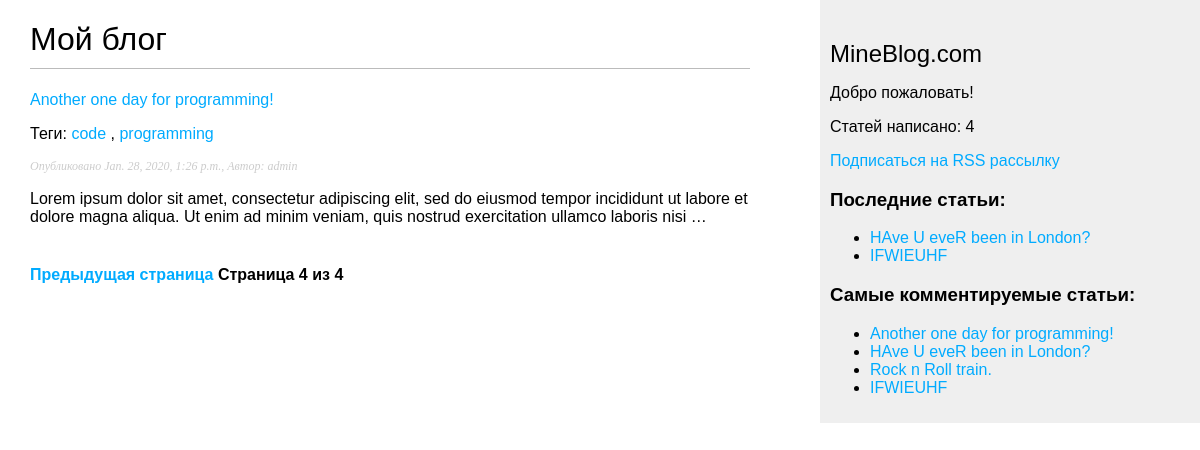
The app's page /blog/?page=4 with its own data.
### blog/models.py (models this page shows, shortened)
class Post(models.Model):
    STATUS_CHOICES = (
        ('draft', 'Draft'),
        ('published', 'Published'),
    )
    title = models.CharField(max_length=200)
    slug = models.SlugField(max_length=200, unique_for_date='publish')
    author = models.ForeignKey(User, on_delete=models.CASCADE, related_name='blog_posts')
    body = models.TextField(max_length=pow(10, 5))
    publish = models.DateTimeField(default=timezone.now)
    created = models.DateTimeField(auto_now_add=True)
    updated = models.DateTimeField(auto_now=True)
    status = models.CharField(max_length=10, choices=STATUS_CHOICES, default='draft')
    tags = TaggableManager()
    class Meta:
        ordering = ('-publish',)
    objects = models.Manager()
    published = PublishedManager()
    def get_absolute_url(self):
        return reverse('blog:post_detail', args=[
            self.publish.year, self.publish.month,
            self.publish.day, self.slug,
        ])

### blog/views.py (the view)
# urls.py: path('', views.post_list, name='post_list'),
def post_list(request, tag_slug=None):
    object_list = Post.published.all()
    tag = None
    if tag_slug:
        tag = get_object_or_404(Tag, slug=tag_slug)
        object_list = object_list.filter(tags__in=[tag])
    paginator = Paginator(object_list, 1)  # means 1 articles for each page
    page = request.GET.get('page')
    try:
        posts = paginator.page(page)
    except PageNotAnInteger:
        posts = paginator.page(1)
    except EmptyPage:
        posts = paginator.page(paginator.num_pages)
    return render(request, 'blog/post/list.html', {'page': page,
                                                   'posts': posts,
                                                   'tag': tag})

### blog/models.py (called while the page is built)
    def get_queryset(self):
        return super().get_queryset().filter(status='published')

### blog/templatetags/blog_tags.py (called while the page is built)
@register.simple_tag  # @register.simple_tag(name='name_of_tag')
def total_posts():
    return Post.published.count()

@register.inclusion_tag('blog/post/latest_posts.html')
def show_latest_posts(count=5):
    latest_posts = Post.published.order_by('-publish')[:count]
    return {'latest_posts': latest_posts}

@register.simple_tag
def get_most_commented_posts(count=5):
    return Post.published.annotate(
        total_comments=Count('comments')
    ).order_by('-total_comments')[:count]

@register.filter(name='markdown')
def markdown_format(text):
    return mark_safe(markdown.markdown(text))

### blog/templates/blog/post/list.html (shortened to what this page needs)
{% extends "blog/base.html" %}
{% load blog_tags %}
{% block content %}
    <h1>
        Мой блог
    </h1>
    {% for post in posts %}
        <a href="{{ post.get_absolute_url }}">{{ post.title }}</a>
        <p class="tags">Теги:
            {% for tag in post.tags.all %}
                <a href="{% url "blog:post_list_by_tag" tag.slug %}">
                    {{ tag.name }}
                </a>
                {% if not forloop.last %}, {% endif %}
            {% endfor %}
        </p>
        <p class="date">Опубликовано {{ post.publish }},
            Автор: {{ post.author }}</p>
        {{ post.body|markdown|truncatewords_html:30 }}
    {% endfor %}
    {% include "pagination.html" with page=posts %}
{% endblock %}

### blog/templates/blog/base.html (shortened to what this page needs)
{% load blog_tags %}
{% load static %}
<!DOCTYPE html>
<html lang="en">
<head>
    <link href="{% static "css/blog.css" %}" rel="stylesheet">
</head>
<body>
<div id="content">
    {% block content %}{% endblock %}
</div>
<div id="sidebar">
    <h2>
        MineBlog.com
    </h2>
    <p>
        Добро пожаловать!
    </p>
    <p>
        Статей написано: {% total_posts %}
    </p>
    <p>
        <a href="{% url "blog:post_feed" %}">Подписаться на RSS рассылку</a>
    </p>
    <h3>
        Последние статьи:
    </h3>
    {% show_latest_posts 2 %}
    <h3>
        Самые комментируемые статьи:
    </h3>
    {% get_most_commented_posts as most_commented_posts %}
    <ul>
        {% for post in most_commented_posts %}
            <li>
                <a href="{{ post.get_absolute_url }}">{{ post.title }}</a>
            </li>
        {% endfor %}
    </ul>
</div>
</body>
</html>

### blog/templates/blog/post/latest_posts.html
<ul>
    {% for post in latest_posts %}
        <li>
            <a href="{{ post.get_absolute_url }}">{{ post.title }}</a>
        </li>
    {% endfor %}
</ul>

### blog/static/css/blog.css (style rules this page uses)
body { margin: 0; padding: 0; font-family: helvetica, sans-serif; }
a { color: #00abff; text-decoration: none; }
h1 { font-weight: normal; border-bottom: 1px solid #bbb; padding: 0 0 10px 0; }
h2 { font-weight: normal; margin: 30px 0 0; }
#content { float: left; width: 60%; padding: 0 0 0 30px; }
#sidebar { float: right; width: 30%; padding: 10px; background: #efefef; height: 100%; }
p.date { color: #ccc; font-family: georgia, serif; font-size: 12px; font-style: italic; }

### records on screen
Post: title "Another one day for programming!", publish "Jan. 28, 2020, 1:26 p.m.", author "admin", body "Lorem ipsum dolor sit amet, consectetur adipiscing elit, sed do eiusmod tempor incididunt ut labore et dolore magna aliqua. Ut enim ad minim veniam, quis nostrud exercitation ullamco laboris nisi …"
Tag: name "code"
Tag: name "programming"
Post: title "HAve U eveR been in London?"
Post: title "IFWIEUHF"
Post: title "Rock n Roll train."

### other values on screen
{{ page.number }} "4"
{{ page.paginator.num_pages }} "4"
